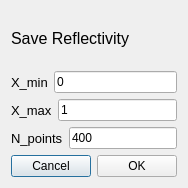
<?xml version="1.0" encoding="UTF-8"?>
<ui version="4.0">
 <class>Dialog</class>
 <widget class="QDialog" name="Dialog">
  <property name="geometry">
   <rect>
    <x>0</x>
    <y>0</y>
    <width>178</width>
    <height>188</height>
   </rect>
  </property>
  <property name="windowTitle">
   <string>Dialog</string>
  </property>
  <layout class="QGridLayout" name="gridLayout">
   <item row="0" column="0">
    <layout class="QVBoxLayout" name="verticalLayout">
     <item>
      <widget class="QLabel" name="label">
       <property name="sizePolicy">
        <sizepolicy hsizetype="Expanding" vsizetype="Preferred">
         <horstretch>0</horstretch>
         <verstretch>0</verstretch>
        </sizepolicy>
       </property>
       <property name="maximumSize">
        <size>
         <width>361</width>
         <height>16777215</height>
        </size>
       </property>
       <property name="font">
        <font>
         <pointsize>12</pointsize>
        </font>
       </property>
       <property name="text">
        <string>Save Reflectivity</string>
       </property>
      </widget>
     </item>
     <item>
      <layout class="QHBoxLayout" name="horizontalLayout">
       <item>
        <widget class="QLabel" name="label_2">
         <property name="font">
          <font>
           <pointsize>10</pointsize>
          </font>
         </property>
         <property name="text">
          <string>X_min</string>
         </property>
        </widget>
       </item>
       <item>
        <widget class="QLineEdit" name="xminLE">
         <property name="text">
          <string>0</string>
         </property>
        </widget>
       </item>
      </layout>
     </item>
     <item>
      <layout class="QHBoxLayout" name="horizontalLayout_2">
       <item>
        <widget class="QLabel" name="label_3">
         <property name="font">
          <font>
           <pointsize>10</pointsize>
          </font>
         </property>
         <property name="text">
          <string>X_max</string>
         </property>
        </widget>
       </item>
       <item>
        <widget class="QLineEdit" name="xmaxLE">
         <property name="text">
          <string>1</string>
         </property>
        </widget>
       </item>
      </layout>
     </item>
     <item>
      <layout class="QHBoxLayout" name="horizontalLayout_3">
       <item>
        <widget class="QLabel" name="label_4">
         <property name="font">
          <font>
           <pointsize>10</pointsize>
          </font>
         </property>
         <property name="text">
          <string>N_points</string>
         </property>
        </widget>
       </item>
       <item>
        <widget class="QLineEdit" name="numpointLE">
         <property name="text">
          <string>400</string>
         </property>
        </widget>
       </item>
      </layout>
     </item>
     <item>
      <layout class="QHBoxLayout" name="horizontalLayout_4">
       <item>
        <widget class="QPushButton" name="cancelPB">
         <property name="text">
          <string>Cancel</string>
         </property>
        </widget>
       </item>
       <item>
        <widget class="QPushButton" name="okPB">
         <property name="text">
          <string>OK</string>
         </property>
        </widget>
       </item>
      </layout>
     </item>
    </layout>
   </item>
  </layout>
 </widget>
 <resources/>
 <connections/>
</ui>
